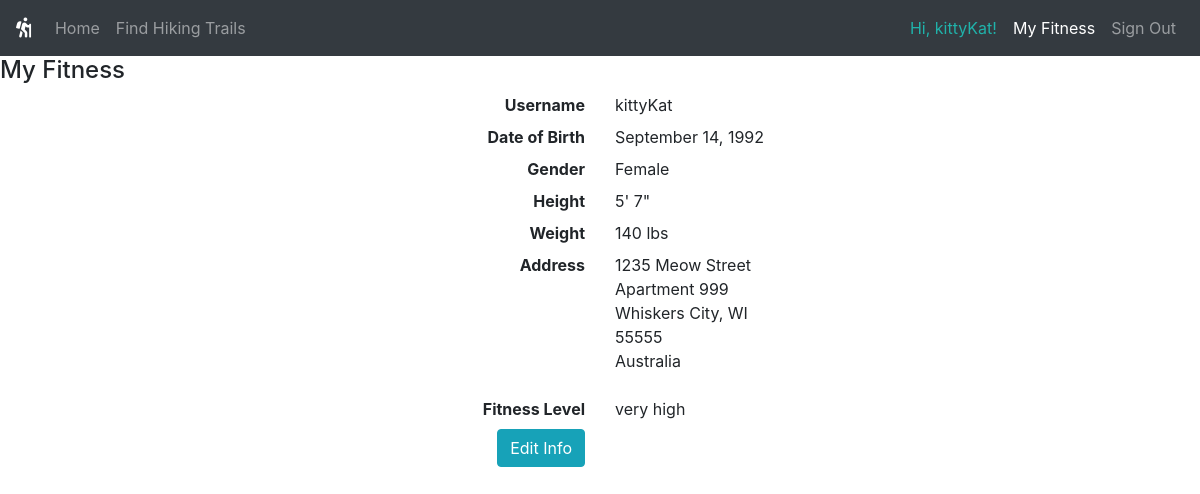
Before: /display_info (signed in) with the older database file.
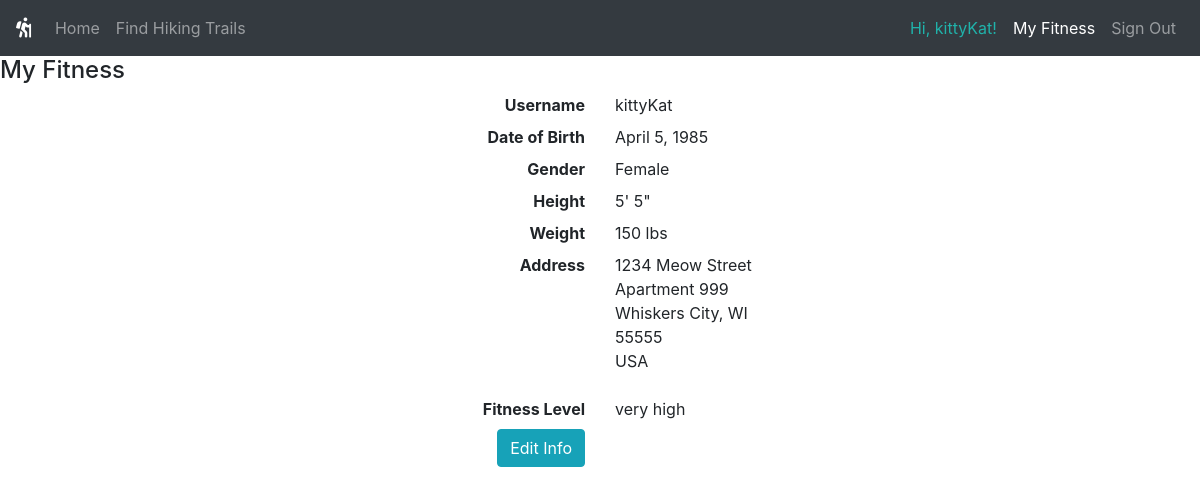
After: the same page with the newer database file.
### database_structures.py (models this page shows, shortened)
class User(UserMixin, db.Model):
    id = db.Column(db.Integer, primary_key=True)
    username = db.Column(db.String(64), index=True, unique=True)
    date_of_birth = db.Column(db.Date)
    gender = db.Column(db.String(1))
    height = db.Column(db.Integer)
    weight = db.Column(db.Integer)
    address = db.Column(db.String(64))
    address2 = db.Column(db.String(64))
    city = db.Column(db.String(32))
    state = db.Column(db.String(32))
    zip_code = db.Column(db.String(16))
    country = db.Column(db.String(32))
    fitness_level = db.Column(db.Integer)
    password_hash = db.Column(db.String(128))

### app.py (the view)
@app.route('/display_info', methods=["GET"])
def display_info():
    logged_in = False
    if request.method == 'GET':             # render the user's info on the My Fitness page
        if current_user.is_authenticated:
            logged_in = True
            curr_user = db.session.query(User).filter_by(username=current_user.username).first()
            if curr_user.date_of_birth is not None:
                year = curr_user.date_of_birth.year
                month = calendar.month_name[curr_user.date_of_birth.month]
                day = curr_user.date_of_birth.day
            else:
                year = ""
                month = ""
                day = ""
            if curr_user.gender == "m":
                gender = "Male"
            elif curr_user.gender == "f":
                gender = "Female"
            else:
                gender = ""
            if curr_user.height is not None:
                total_inches = curr_user.height
                feet = total_inches // 12
                inches = total_inches % 12
                height = str(feet) + "\' " + str(inches) + "\""
            else:
                height = ""
            if curr_user.weight is not None:
                weight = str(curr_user.weight)
            else:
                weight = ""
            if curr_user.address is not None:
                address = curr_user.address
            else:
                address = ""
            if curr_user.address2 is not None:
                address2 = curr_user.address2
            else:
                address2 = ""
            if curr_user.city is not None:
                city = curr_user.city
            else:
                city = ""
            if curr_user.state is not None:
                state = curr_user.state
            else:
                state = ""
            if curr_user.zip_code is not None:
                zip_code = curr_user.zip_code
            else:
                zip_code = ""
            if curr_user.country is not None:
                country = curr_user.country
            else:
                country = ""
            level = curr_user.fitness_level
            user_fitness = ""
            if level == 1:
                user_fitness = "low"
            elif level == 2:
                user_fitness = "medium"
            elif level == 3:
                user_fitness = "high"
            elif level == 4:
                user_fitness = "very high"
            return render_template('display_info.html', title="My Fitness", active={'my_fitness':True}, username=curr_user.username,
                                    month=month, day=day, year=year, gender=gender, height=height, weight=weight,
                                    address=address, address2=address2, city=city, state=state, zip=zip_code, country=country,
                                    user_fitness=user_fitness, logged_in=logged_in)
        return render_template('display_info.html', title="My Fitness", active={'my_fitness':True}, logged_in=logged_in)

### app.py (called while the page is built)
@login.user_loader
def load_user(id):
    return User.query.get(int(id))

### templates/display_info.html (shortened to what this page needs)
{% extends "layout.html" %}
{% block content %}
{% if logged_in %}
  <h4>My Fitness</h4>
  <dl class="row">
    <dd class="col-sm-4"></dd>
    <dt class="col-sm-2">Username</dt>
    <dd class="col-sm-2">{{username}}</dd>
    <dd class="col-sm-4"></dd>
    <dd class="col-sm-4"></dd>
    <dt class="col-sm-2">Date of Birth</dt>
    {% if month %}
    <dd class="col-sm-2">{{month}} {{day}}, {{year}}</dd>
    {% else %}
    <dd class="col-sm-2"></dd>
    {% endif %}
    <dd class="col-sm-4"></dd>
    <dd class="col-sm-4"></dd>
    <dt class="col-sm-2">Gender</dt>
    <dd class="col-sm-2">{{gender}}</dd>
    <dd class="col-sm-4"></dd>
    <dd class="col-sm-4"></dd>
    <dt class="col-sm-2">Height</dt>
    <dd class="col-sm-2">{{height}}</dd>
    <dd class="col-sm-4"></dd>
    <dd class="col-sm-4"></dd>
    <dt class="col-sm-2">Weight</dt>
    {% if weight %}
    <dd class="col-sm-2">{{weight}} lbs</dd>
    {% else %}
    <dd class="col-sm-2"></dd>
    {% endif %}
    <dd class="col-sm-4"></dd>
    <dd class="col-sm-4"></dd>
    <dt class="col-sm-2">Address</dt>
    <dd class="col-sm-2">
      <p>{{address}}<br>
        {% if address2 %}
        {{address2}}<br>
        {% endif %}
        {% if city %}
        {{city}}, {{state}} {{zip}}<br>
        {% endif %}
        {{country}}
      </p>
    </dd>
    <dd class="col-sm-4"></dd>
    <dd class="col-sm-4"></dd>
    <dt class="col-sm-2">Fitness Level</dt>
    <dd class="col-sm-2" data-toggle="tooltip" data-placement="right" title="Fitness level is based on the average number of hours per week you are physically active, in order to get a base level. This level is then adjusted based on your intensity when hiking and the average length of each hike.">{{user_fitness}}</dd>
    <dd class="col-sm-4"></dd>
    <dd class="col-sm-6">
      <button type="submit" onclick="window.location='/edit_info'" class="btn btn-info" data-toggle="tooltip" data-placement="right" title="Edit your info to get trails personalized based on your location and physical fitness level.">Edit Info</button>
    </dd>
    <dd class="col-sm-6"></dd>
  </dl>
{% endif %}
{% endblock content %}

### templates/layout.html (shortened to what this page needs)
<!DOCTYPE html>
<html lang="en">
<head>
  <link rel="stylesheet" href="https://stackpath.bootstrapcdn.com/bootstrap/4.5.2/css/bootstrap.min.css">
	<link rel="stylesheet" href="https://use.fontawesome.com/releases/v5.3.1/css/all.css">
  <link rel="stylesheet" href="{{ url_for('static', filename='css/styles.css') }}">
</head>
<body>
  <div class="nav-container">
  <nav class="navbar navbar-expand-lg navbar-dark bg-dark">
    <a class="navbar-brand" href="/"><i class="fas fa-hiking"></i></a>
    <div class="collapse navbar-collapse" id="navbarToggler">
      <ul class="navbar-nav mr-auto">
        <li class="nav-item">
          <a class="nav-link {% if active.index %}active{% endif %}" href="/">Home</i></a>
        </li>
        <li class="nav-item">
          <a class="nav-link {% if active.find_trails %}active{% endif %}" href="/find_trails">Find Hiking Trails</a>
        </li>
      </ul>
      <ul class="navbar-nav ml-auto">
        {% if current_user.is_anonymous %}
        {% else %}
        <li class="nav-item">
          <span class="nav-link" style="color: lightseagreen;">Hi, {{ current_user.username }}!</span>
        </li>
        {% endif %}
        {% if current_user.is_anonymous %}
        <li class="nav-item">
          <a class="nav-link {% if active.my_fitness %}active{% endif %}" href="/fitness_values">My Fitness</a>
        </li>
        {% else %}
        <li class="nav-item">
          <a class="nav-link {% if active.my_fitness %}active{% endif %}" href="/display_info">My Fitness</a>
        </li>
        {% endif %}
        <li class="nav-item">
          {% if current_user.is_anonymous %}
          <a class="nav-link {% if active.signin %}active{% endif %}" href="/signin">Sign In</a>
          {% else %}
          <a class="nav-link {% if active.signin %}active{% endif %}" href="{{ url_for('signout') }}">Sign Out</a>
          {% endif %}
        </li>
      </ul>
    </div>
  </nav>
  </div>
    {% block content %}{% endblock %}
</body>
</html>

### templates/display_info.html (style rules this page uses)
dt { text-align: right; }
dd button { float: right; white-space: nowrap; }

Changed rows visible on the page:
changed User "kittyKat": address "1235 Meow Street" → "1234 Meow Street"; country "Australia" → "USA"
Other visible differences:
{{ month }}: "September" → "April"
{{ day }}: "14" → "5"
{{ year }}: "1992" → "1985"
{{ height }}: "5' 7\"" → "5' 5\""
{{ weight }}: "140" → "150"
